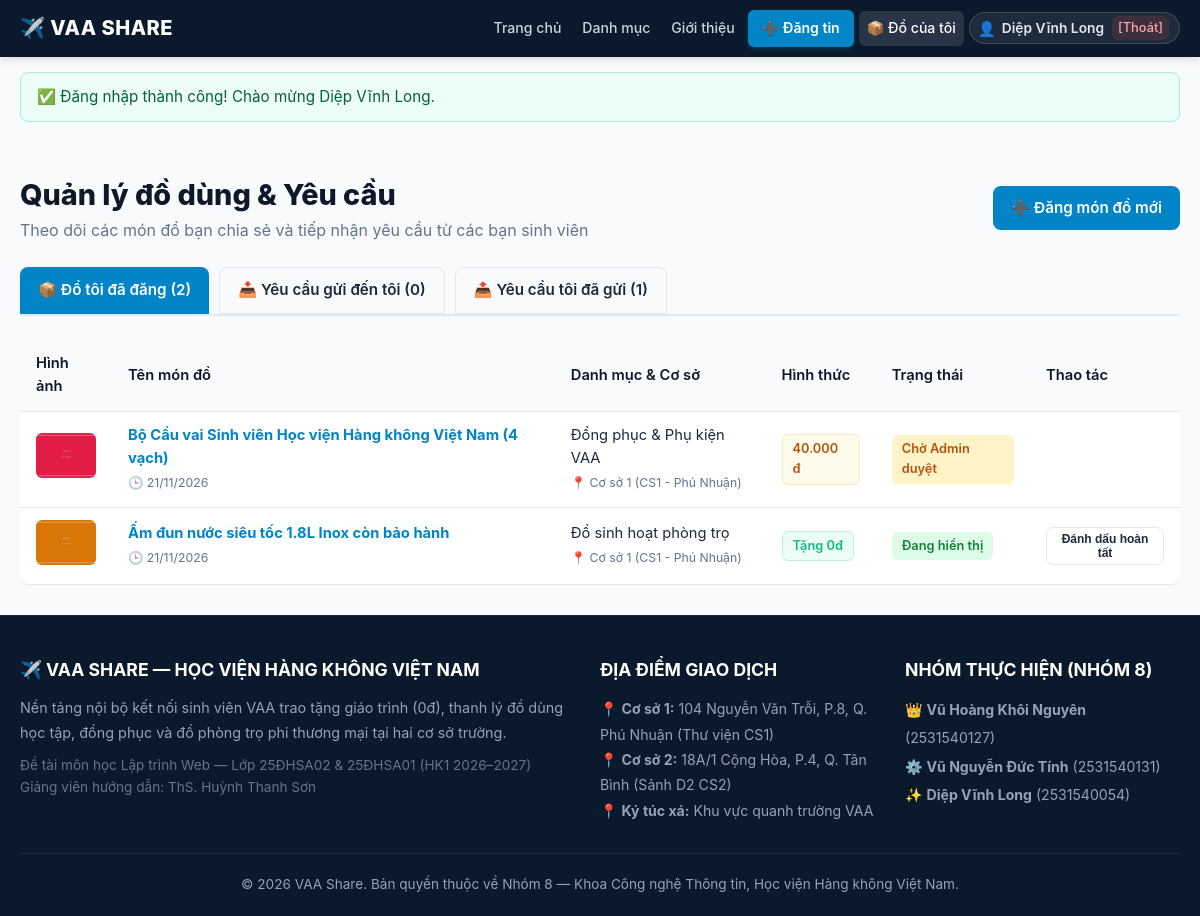
The page /my_items.php (signed in) on the database its author committed.
### tables this page shows
CREATE TABLE `do_dung` (
  `id` INT AUTO_INCREMENT PRIMARY KEY,
  `nguoi_dung_id` INT NOT NULL,
  `danh_muc_id` INT NOT NULL,
  `dia_diem_id` INT NOT NULL,
  `tieu_de` VARCHAR(255) NOT NULL,
  `mo_ta` TEXT NOT NULL,
  `hinh_thuc` ENUM('Tang mien phi', 'Thanh ly') DEFAULT 'Tang mien phi',
  `gia` INT DEFAULT 0,
  `tinh_trang` VARCHAR(100) DEFAULT 'Còn rất tốt (trên 90%)',
  `hinh_anh` VARCHAR(255) DEFAULT 'default_item.jpg',
  `trang_thai` ENUM('Cho duyet', 'Da duyet', 'Dang giao dich', 'Hoan thanh', 'Da an') DEFAULT 'Cho duyet',
  `luot_xem` INT DEFAULT 0,
  `ngay_dang` TIMESTAMP DEFAULT CURRENT_TIMESTAMP,
  `ngay_cap_nhat` TIMESTAMP DEFAULT CURRENT_TIMESTAMP ON UPDATE CURRENT_TIMESTAMP,
  CONSTRAINT `fk_dodung_nguoidung` FOREIGN KEY (`nguoi_dung_id`) REFERENCES `nguoi_dung` (`id`) ON DELETE CASCADE,
  CONSTRAINT `fk_dodung_danhmuc` FOREIGN KEY (`danh_muc_id`) REFERENCES `danh_muc` (`id`) ON DELETE RESTRICT,
  CONSTRAINT `fk_dodung_diadiem` FOREIGN KEY (`dia_diem_id`) REFERENCES `dia_diem` (`id`) ON DELETE RESTRICT
);

CREATE TABLE `danh_muc` (
  `id` INT AUTO_INCREMENT PRIMARY KEY,
  `ten_danh_muc` VARCHAR(100) NOT NULL,
  `mo_ta` VARCHAR(255) DEFAULT NULL,
  `icon` VARCHAR(50) DEFAULT 'book',
  `thu_tu` INT DEFAULT 0
);

CREATE TABLE `dia_diem` (
  `id` INT AUTO_INCREMENT PRIMARY KEY,
  `ten_dia_diem` VARCHAR(100) NOT NULL,
  `dia_chi` VARCHAR(255) NOT NULL,
  `ghi_chu` VARCHAR(255) DEFAULT NULL
);

### my_items.php (the view, shortened to what this page needs)
<?php
require_once __DIR__ . '/includes/functions.php';
$currentUser = current_user();
$db = get_db();
$stmtItems = $db->prepare("SELECT dd.*, dm.ten_danh_muc, dl.ten_dia_diem
                           FROM do_dung dd
                           JOIN danh_muc dm ON dd.danh_muc_id = dm.id
                           JOIN dia_diem dl ON dd.dia_diem_id = dl.id
                           WHERE dd.nguoi_dung_id = ?
                           ORDER BY dd.id DESC");
$stmtItems->bind_param("i", $currentUser['id']);
$stmtItems->execute();
$myItems = $stmtItems->get_result()->fetch_all(MYSQLI_ASSOC);
$incomingRequests = get_incoming_requests_for_owner($currentUser['id']);
$stmtSent = $db->prepare("SELECT yk.*, dd.tieu_de, dd.gia, dd.hinh_thuc, nd.ho_ten AS ten_chu_do, nd.so_dien_thoai AS sdt_chu_do, nd.zalo AS zalo_chu_do
                          FROM yeu_cau_giao_dich yk
                          JOIN do_dung dd ON yk.do_dung_id = dd.id
                          JOIN nguoi_dung nd ON yk.nguoi_nhan_id = nd.id
                          WHERE yk.nguoi_gui_id = ?
                          ORDER BY yk.id DESC");
$stmtSent->bind_param("i", $currentUser['id']);
$stmtSent->execute();
$sentRequests = $stmtSent->get_result()->fetch_all(MYSQLI_ASSOC);
$activeTab = $_GET['tab'] ?? 'items';
require_once __DIR__ . '/includes/header.php';
?>
<div class="container" style="padding: 30px 20px;">
  <div style="display:flex; justify-content:space-between; align-items:center; margin-bottom:24px;">
    <div>
      <h1 style="font-size:1.8rem; font-weight:800; color:var(--vaa-dark);">Quản lý đồ dùng & Yêu cầu</h1>
      <p style="color:var(--vaa-muted);">Theo dõi các món đồ bạn chia sẻ và tiếp nhận yêu cầu từ các bạn sinh viên</p>
    </div>
    <a href="<?php echo BASE_URL; ?>/post.php" class="btn btn-primary">➕ Đăng món đồ mới</a>
  </div>
  <div style="display:flex; gap:10px; border-bottom:2px solid var(--vaa-border); margin-bottom:24px;">
    <a href="<?php echo BASE_URL; ?>/my_items.php?tab=items" class="btn <?php echo $activeTab === 'items' ? 'btn-primary' : 'btn-outline'; ?>" style="border-radius:8px 8px 0 0;">
      📦 Đồ tôi đã đăng (<?php echo count($myItems); ?>)
    </a>
    <a href="<?php echo BASE_URL; ?>/my_items.php?tab=requests" class="btn <?php echo $activeTab === 'requests' ? 'btn-primary' : 'btn-outline'; ?>" style="border-radius:8px 8px 0 0;">
      📥 Yêu cầu gửi đến tôi (<?php echo count($incomingRequests); ?>)
    </a>
    <a href="<?php echo BASE_URL; ?>/my_items.php?tab=sent" class="btn <?php echo $activeTab === 'sent' ? 'btn-primary' : 'btn-outline'; ?>" style="border-radius:8px 8px 0 0;">
      📤 Yêu cầu tôi đã gửi (<?php echo count($sentRequests); ?>)
    </a>
  </div>
  <?php if ($activeTab === 'items'): ?>
    <?php if (empty($myItems)): ?>
      <div style="background:#fff; border:1px solid var(--vaa-border); border-radius:12px; padding:50px; text-align:center;">
        <p style="color:var(--vaa-muted); margin-bottom:16px;">Bạn chưa đăng món đồ nào lên hệ thống.</p>
        <a href="<?php echo BASE_URL; ?>/post.php" class="btn btn-primary">Đăng món đồ đầu tiên</a>
      </div>
    <?php else: ?>
      <div class="table-responsive">
        <table class="data-table">
          <thead>
            <tr>
              <th>Hình ảnh</th>
              <th>Tên món đồ</th>
              <th>Danh mục & Cơ sở</th>
              <th>Hình thức</th>
              <th>Trạng thái</th>
              <th>Thao tác</th>
            </tr>
          </thead>
          <tbody>
            <?php foreach ($myItems as $item): ?>
              <tr>
                <td style="width:70px;">
                  <img src="<?php echo BASE_URL; ?>/uploads/<?php echo e($item['hinh_anh']); ?>" style="width:60px; height:45px; object-fit:cover; border-radius:6px;">
                </td>
                <td>
                  <strong><a href="<?php echo BASE_URL; ?>/detail.php?id=<?php echo $item['id']; ?>"><?php echo e($item['tieu_de']); ?></a></strong><br>
                  <small style="color:var(--vaa-muted);">🕒 <?php echo date('d/m/Y', strtotime($item['ngay_dang'])); ?></small>
                </td>
                <td>
                  <?php echo e($item['ten_danh_muc']); ?><br>
                  <small style="color:var(--vaa-muted);">📍 <?php echo e($item['ten_dia_diem']); ?></small>
                </td>
                <td><?php echo format_price($item['gia']); ?></td>
                <td>
                  <?php if ($item['trang_thai'] === 'Cho duyet'): ?>
                    <span class="badge" style="background:#fef3c7; color:#b45309;">Chờ Admin duyệt</span>
                  <?php elseif ($item['trang_thai'] === 'Da duyet'): ?>
                    <span class="badge" style="background:#dcfce7; color:#15803d;">Đang hiển thị</span>
                  <?php elseif ($item['trang_thai'] === 'Dang giao dich'): ?>
                    <span class="badge" style="background:#ffedd5; color:#c2410c;">Đang có người hẹn</span>
                  <?php elseif ($item['trang_thai'] === 'Hoan thanh'): ?>
                    <span class="badge" style="background:#f1f5f9; color:#475569;">Đã trao/đã bán</span>
                  <?php else: ?>
                    <span class="badge" style="background:#fee2e2; color:#b91c1c;">Đã ẩn</span>
                  <?php endif; ?>
                </td>
                <td>
                  <?php if ($item['trang_thai'] === 'Da duyet' || $item['trang_thai'] === 'Dang giao dich'): ?>
                    <form action="<?php echo BASE_URL; ?>/my_items.php" method="POST" style="display:inline;">
                      <button type="submit" class="btn btn-outline" style="padding:4px 8px; font-size:0.75rem;" onclick="return confirm('Xác nhận món này đã trao tặng / đã bán xong?')">Đánh dấu hoàn tất</button>
                    </form>
                  <?php endif; ?>
                </td>
              </tr>
            <?php endforeach; ?>
          </tbody>
        </table>
      </div>
    <?php endif; ?>
  <?php endif; ?>
</div>
<?php require_once __DIR__ . '/includes/footer.php'; ?>

### includes/functions.php (shortened to what this page needs)
<?php
function e($str) {
    return htmlspecialchars($str ?? '', ENT_QUOTES, 'UTF-8');
}
function format_price($price) {
    $price = (int) $price;
    if ($price <= 0) {
        return '<span class="badge badge-free">Tặng 0đ</span>';
    }
    return '<span class="badge badge-price">' . number_format($price, 0, ',', '.') . ' đ</span>';
}
function get_incoming_requests_for_owner($owner_id) {
    $db = get_db();
    $stmt = $db->prepare("SELECT yk.*, dd.tieu_de, dd.hinh_anh, dd.hinh_thuc, dd.gia,
                                 nd.ho_ten AS ten_nguoi_gui, nd.mssv AS mssv_nguoi_gui, nd.email AS email_nguoi_gui
                          FROM yeu_cau_giao_dich yk
                          JOIN do_dung dd ON yk.do_dung_id = dd.id
                          JOIN nguoi_dung nd ON yk.nguoi_gui_id = nd.id
                          WHERE yk.nguoi_nhan_id = ?
                          ORDER BY yk.id DESC");
    $stmt->bind_param("i", $owner_id);
    $stmt->execute();
    $result = $stmt->get_result();
    $requests = [];
    return $requests;
}

### assets/css/style.css (style rules this page uses)
:root { --vaa-blue: #0284c7; --vaa-blue-hover: #0369a1; --vaa-navy: #0b192c; --vaa-dark: #0f172a; --vaa-bg: #f8fafc; --vaa-card: #ffffff; --vaa-border: #e2e8f0; --vaa-text: #1e293b; --vaa-muted: #64748b; --vaa-free: #10b981; --vaa-free-bg: #ecfdf5; --vaa-price: #f59e0b; --vaa-price-bg: #fffbeb; --vaa-radius: 12px; --vaa-shadow: 0 4px 6px -1px rgba(0, 0, 0, 0.05), 0 2px 4px -2px rgba(0, 0, 0, 0.05); --vaa-shadow-lg: 0 10px 15px -3px rgba(0, 0, 0, 0.08), 0 4px 6px -4px rgba(0, 0, 0, 0.04); }
* { box-sizing: border-box; margin: 0; padding: 0; }
body { font-family: -apple-system, BlinkMacSystemFont, "Segoe UI", Roboto, "Helvetica Neue", Arial, sans-serif; background-color: var(--vaa-bg); color: var(--vaa-text); line-height: 1.6; min-height: 100vh; display: flex; flex-direction: column; }
a { color: var(--vaa-blue); text-decoration: none; transition: all 0.2s ease; }
.container { width: 100%; max-width: 1200px; margin: 0 auto; padding: 0 20px; }
.badge { display: inline-block; padding: 4px 10px; border-radius: 6px; font-size: 0.8rem; font-weight: 600; }
.badge-free { background: var(--vaa-free-bg); color: var(--vaa-free); border: 1px solid rgba(16, 185, 129, 0.2); }
.badge-price { background: var(--vaa-price-bg); color: #b45309; border: 1px solid rgba(245, 158, 11, 0.2); }
.btn { display: inline-flex; align-items: center; justify-content: center; gap: 8px; padding: 10px 18px; border-radius: 8px; font-size: 0.95rem; font-weight: 600; cursor: pointer; border: none; transition: all 0.2s; text-decoration: none; }
.btn-primary { background: var(--vaa-blue); color: #fff; }
.btn-outline { background: transparent; border: 1px solid var(--vaa-border); color: var(--vaa-text); }
.table-responsive { overflow-x: auto; }
.data-table { width: 100%; border-collapse: collapse; background: #fff; border-radius: var(--vaa-radius); overflow: hidden; box-shadow: var(--vaa-shadow); }
.data-table th, .data-table td { padding: 12px 16px; text-align: left; border-bottom: 1px solid var(--vaa-border); font-size: 0.92rem; }
.data-table th { background: #f8fafc; font-weight: 600; color: var(--vaa-dark); }

### rows shown on the page
do_dung: hinh_anh (picture), tieu_de "Bộ Cầu vai Sinh viên Học viện Hàng không Việt Nam (4 vạch)", ngay_dang "21/11/2026", danh_muc.ten_danh_muc "Đồng phục & Phụ kiện VAA", dia_diem.ten_dia_diem "Cơ sở 1 (CS1 - Phú Nhuận)", gia "40.000", trang_thai "Chờ Admin duyệt"
do_dung: hinh_anh (picture), tieu_de "Ấm đun nước siêu tốc 1.8L Inox còn bảo hành", ngay_dang "21/11/2026", danh_muc.ten_danh_muc "Đồ sinh hoạt phòng trọ", dia_diem.ten_dia_diem "Cơ sở 1 (CS1 - Phú Nhuận)", gia "Tặng 0đ", trang_thai "Đang hiển thị"

### other values the page prints
$currentUser['ho_ten'] "Diệp Vĩnh Long"
$_SESSION['flash_success'] "Đăng nhập thành công! Chào mừng Diệp Vĩnh Long."
count($myItems) "2"
count($incomingRequests) "0"
count($sentRequests) "1"
